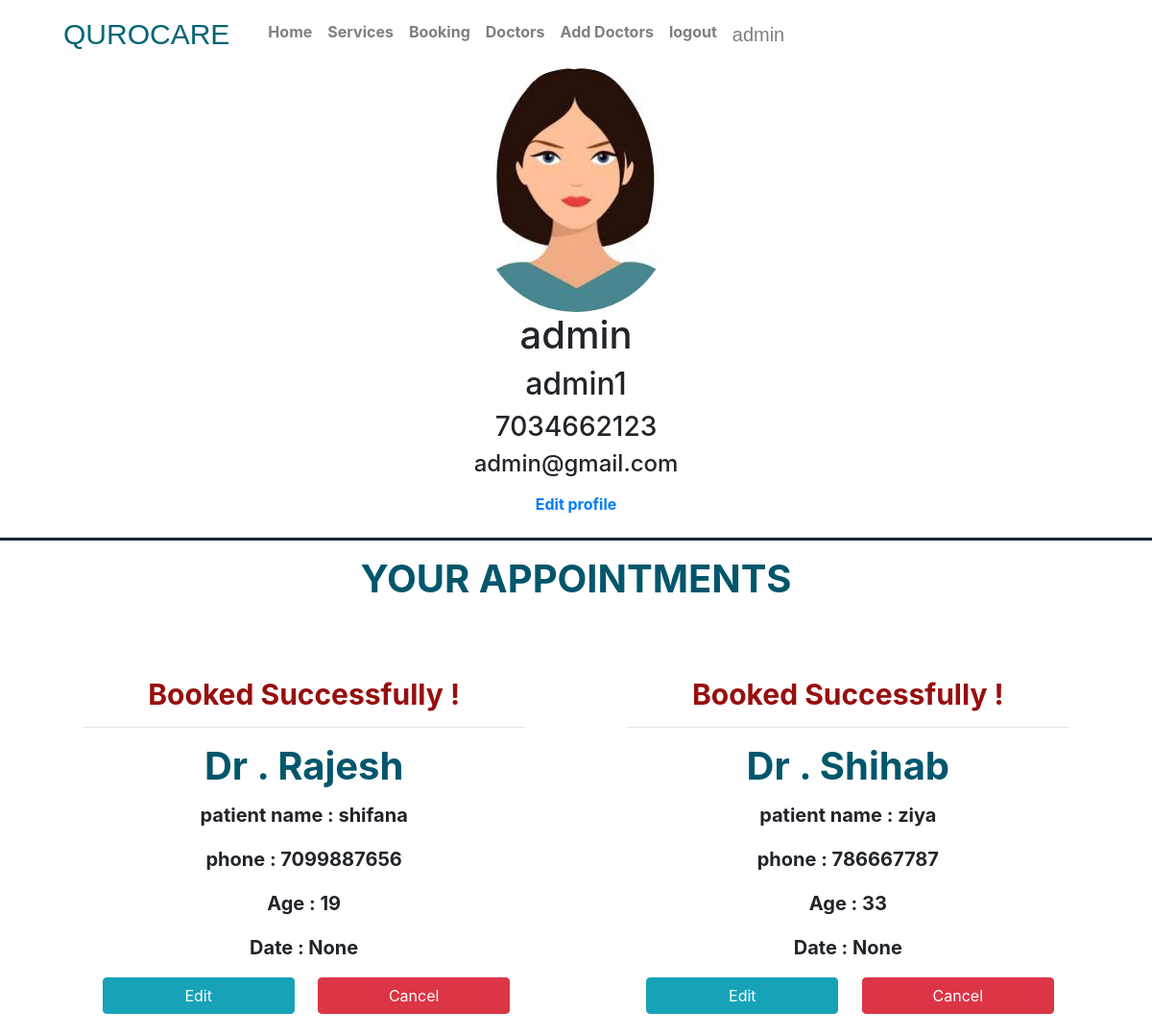
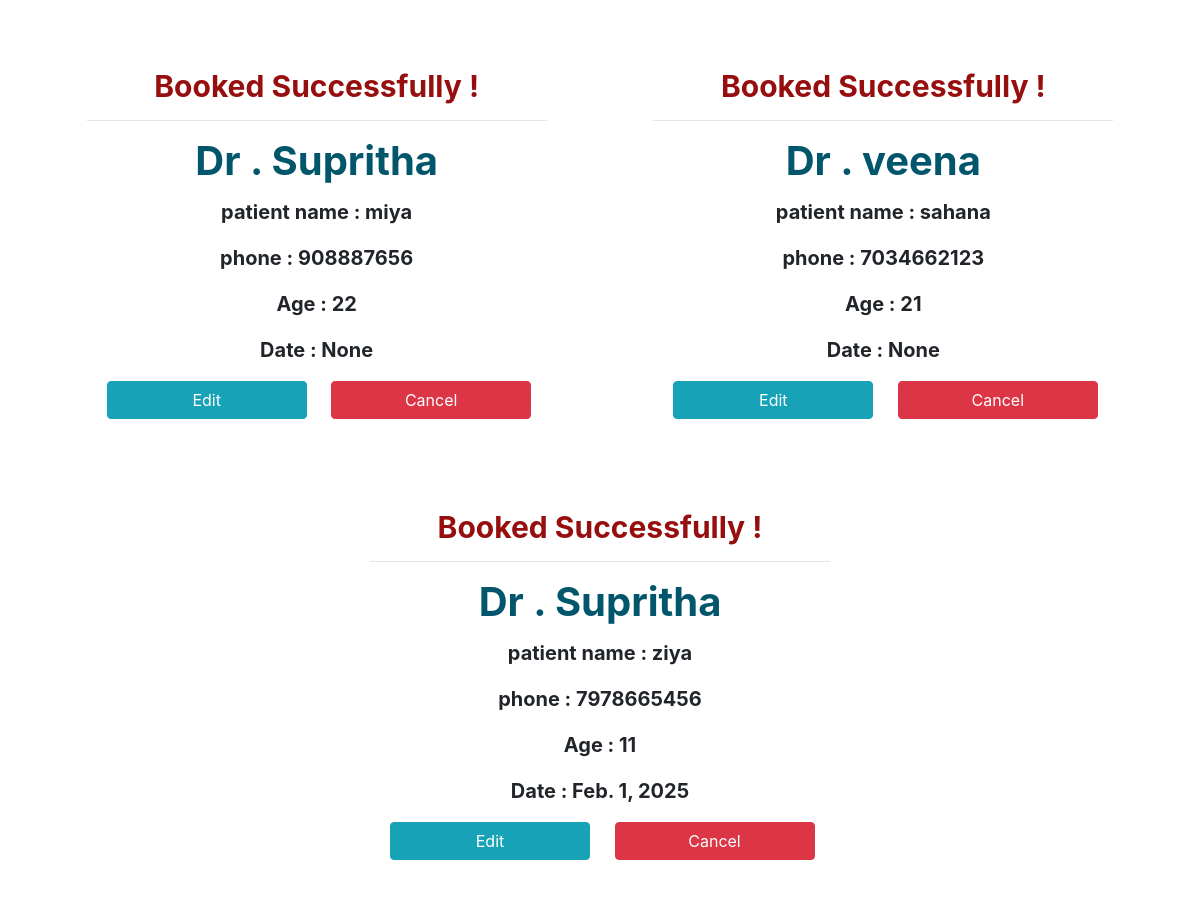
The page /profile/ (signed in) on the database as committed earlier (2 pictures, top to bottom).
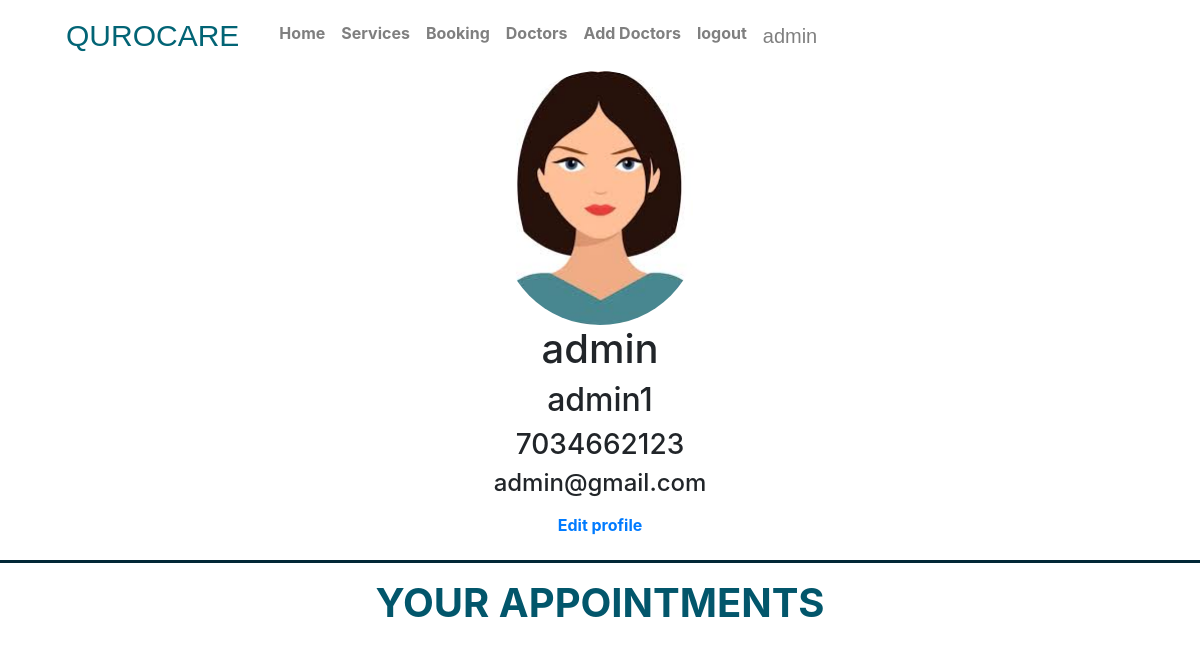
The same page on the database as committed later.
### appointments/models.py (models this page shows, shortened)
class profile(models.Model):
    user = models.OneToOneField(User,on_delete=models.CASCADE)
    user_name =models.CharField (max_length=30,null=True,blank=True)
    first_name =models.CharField (max_length=30,null=True,blank=True)
    last_name =models.CharField (max_length=30,null=True,blank=True)
    Email = models.EmailField (max_length=30,null=True,blank=True)
    phone = models.IntegerField ()
    image = models.ImageField(upload_to='profilepic')

class booking(models.Model):
    Doctorname= models.CharField (max_length=100,choices=DOCTORS_CHOICES,null=True,blank=True)
    Patientname= models.CharField (max_length=60)
    Gender=models.CharField(max_length=6,choices=GENDER_CHOICES,null=True,blank=True)
    Age = models.IntegerField()
    Phone = models.IntegerField()
    Email=models.EmailField(max_length=30)
    Place=models.CharField(max_length=30)
    Date=models.DateField(null=True,blank=True)
    Time=models.TimeField(null=True,blank=True)
    us=models.ForeignKey(User,on_delete=models.CASCADE,default=1)

### appointments/views.py (the view)
# urls.py: path('profile/', views.profilefn),
@login_required(login_url='/login')
def profilefn(request):
    if profile.objects.filter(user=request.user.id).exists():
     x=booking.objects.filter(us=request.user.id)
     return render(request,'profile.html',{'book':x})
    else:
        return redirect('/addprofile')

### appointments/templates/profile.html (shortened to what this page needs)
{% extends 'base.html'%}
{% load static %}
{% block style %}
<link rel="stylesheet" href="{% static 'css/profile.css' %}">
{% endblock %}
{% block content %}
<div class="pro">
                <img style="border-radius: 100px;" src="{{user.profile.image.url}}" width="200px" alt="">
                <h1>{{user.profile.user_name}}</h1>
                <h2>{{user.profile.first_name}}{{user.last_name}}</h2>
                <h3>{{user.profile.phone}}</h3>
                <h4>{{user.profile.Email}}</h4>
                <a style="font-weight: bolder;" href="/editprofile/{{user.id}}" class="btn btn-primery">Edit profile</a>
</div>
<hr style="border-top:3px solid rgb(1, 39, 54);">
<h5>YOUR APPOINTMENTS</h5>
<div class="main">
  {% for i in book %}
    <div class="cardx" style="width: 18rem;">
        <div class="card-body">
                <h1>Booked Successfully !</h1>
                <hr>
                    <h5 class="card-title">{{i.Doctorname}}</h5>
                    <p class="card-text"> patient name : {{i.Patientname}}</p>
                    <p class="card-text">phone : {{i.Phone}}</p>
                    <p class="card-text">Age : {{i.Age}}</p>
                    <p class="card-text"> Date : {{i.Date}}</p>
                    {% if i.us == user %}
                    <a href="/editbooking/{{i.id}}" class="btn btn-info">Edit</a>
                    <a href="/cancelbooking/{{i.id}}" class="btn btn-danger">Cancel</a>
                    {% endif %}
        </div>
    </div>
    {% endfor %}
{% endblock%}

### appointments/templates/base.html (shortened to what this page needs)
{% load static %}
<!DOCTYPE html>
<html lang="en">
<head>
    <link rel="stylesheet" href="https://cdn.jsdelivr.net/npm/bootstrap@4.1.3/dist/css/bootstrap.min.css">
    {%block style%}
    {%endblock%}
</head>
    <nav  class="navbar navbar-expand-lg navbar-light ">
        <a style="color: rgb(2, 100, 117);font-size:30px;font-family:Impact, Haettenschweiler, 'Arial Narrow Bold', sans-serif" class="navbar-brand" href="#">QUROCARE</a>
        <div class="collapse navbar-collapse" id="navbarNav">
          <ul class="navbar-nav">
            <li class="nav-item active">
              <a class="nav-link" href="/"> <span class="sr-only">(current) Home</span></a>
            </li>
                          <li class="nav-item">
                            <a style="font-weight: bolder;" class="nav-link" href="/">Home</a>
                          </li>
        <li class="nav-item">
            <a style="font-weight: bolder;" class="nav-link" href="/services">Services</a>
          </li>
          <li class="nav-item">
            <a style="font-weight: bolder;" class="nav-link" href="/category">Booking</a>
        </li>
        <li class="nav-item">
          <a style="font-weight: bolder;" class="nav-link" href="/doctors">Doctors</a>
        </li>
        {% if user.is_authenticated and user.is_superuser %}
            <li class="nav-item">
              <a style="font-weight: bolder;" class="nav-link" href="/adddoctors">Add Doctors</a>
            </li>
       {% endif %}
    {% if user.is_authenticated %}
        <li class="nav-item">
          <a style="font-weight: bolder;" class="nav-link" href="/logout">logout</a>
        </li>
      <li class="nav-item">
          <a  style="font-family: Impact, Haettenschweiler, 'Arial Narrow Bold', sans-serif;font-size:20px" class="nav-link x " href="/profile">{{user.username}}</a>
      </li>
      {% else %}
          </li>
          <li class="nav-item">
            <a style="font-weight: bolder;" class="nav-link" href="/login">Login</a>
          </li>
        {% endif %}
          </ul>
        </div>
      </nav>
      {%block content%}
      {%endblock%}
</body>
</html>

### appointments/static/css/profile.css (style rules this page uses)
.pro { text-align: center; }
h5 { text-align: center; font-weight: bolder; color: rgb(2, 86, 107); font-size: 40px; }

Rows that differ between the two databases and show on the page:
removed booking: Doctorname "Dr . Rajesh", Patientname "shifana", Phone "7099887656", Age "19", Date "None"
removed booking: Doctorname "Dr . Shihab", Patientname "ziya", Phone "786667787", Age "33", Date "None"
removed booking: Doctorname "Dr . Supritha", Patientname "miya", Phone "908887656", Age "22", Date "None"
removed booking: Doctorname "Dr . veena", Patientname "sahana", Phone "7034662123", Age "21", Date "None"
removed booking: Doctorname "Dr . Supritha", Patientname "ziya", Phone "7978665456", Age "11", Date "Feb. 1, 2025"
